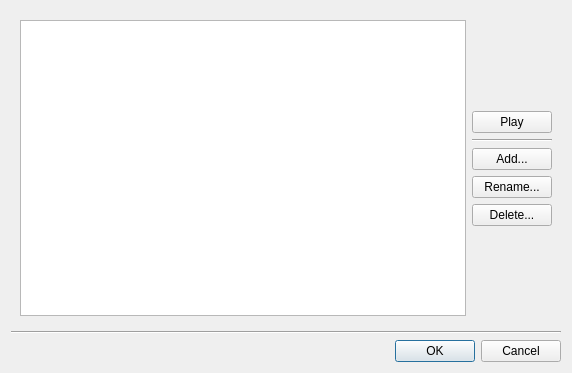
<?xml version="1.0" encoding="UTF-8"?>
<ui version="4.0">
 <class>QnNotificationSoundManagerDialog</class>
 <widget class="QDialog" name="QnNotificationSoundManagerDialog">
  <property name="geometry">
   <rect>
    <x>0</x>
    <y>0</y>
    <width>572</width>
    <height>373</height>
   </rect>
  </property>
  <property name="windowTitle">
   <string>Notification Sounds</string>
  </property>
  <property name="modal">
   <bool>true</bool>
  </property>
  <layout class="QVBoxLayout" name="verticalLayout_2">
   <item>
    <widget class="QWidget" name="widget" native="true">
     <layout class="QHBoxLayout" name="horizontalLayout">
      <item>
       <widget class="QListView" name="listView"/>
      </item>
      <item>
       <layout class="QVBoxLayout" name="verticalLayout">
        <item>
         <spacer name="verticalSpacer_2">
          <property name="orientation">
           <enum>Qt::Vertical</enum>
          </property>
          <property name="sizeHint" stdset="0">
           <size>
            <width>20</width>
            <height>40</height>
           </size>
          </property>
         </spacer>
        </item>
        <item>
         <widget class="QPushButton" name="playButton">
          <property name="text">
           <string>Play</string>
          </property>
         </widget>
        </item>
        <item>
         <widget class="Line" name="line">
          <property name="orientation">
           <enum>Qt::Horizontal</enum>
          </property>
         </widget>
        </item>
        <item>
         <widget class="QPushButton" name="addButton">
          <property name="text">
           <string>Add...</string>
          </property>
         </widget>
        </item>
        <item>
         <widget class="QPushButton" name="renameButton">
          <property name="text">
           <string>Rename...</string>
          </property>
         </widget>
        </item>
        <item>
         <widget class="QPushButton" name="deleteButton">
          <property name="text">
           <string>Delete...</string>
          </property>
         </widget>
        </item>
        <item>
         <spacer name="verticalSpacer">
          <property name="orientation">
           <enum>Qt::Vertical</enum>
          </property>
          <property name="sizeHint" stdset="0">
           <size>
            <width>20</width>
            <height>40</height>
           </size>
          </property>
         </spacer>
        </item>
       </layout>
      </item>
     </layout>
    </widget>
   </item>
   <item>
    <widget class="Line" name="line_2">
     <property name="orientation">
      <enum>Qt::Horizontal</enum>
     </property>
    </widget>
   </item>
   <item>
    <widget class="QDialogButtonBox" name="buttonBox">
     <property name="orientation">
      <enum>Qt::Horizontal</enum>
     </property>
     <property name="standardButtons">
      <set>QDialogButtonBox::Cancel|QDialogButtonBox::Ok</set>
     </property>
    </widget>
   </item>
  </layout>
 </widget>
 <tabstops>
  <tabstop>playButton</tabstop>
  <tabstop>addButton</tabstop>
  <tabstop>deleteButton</tabstop>
  <tabstop>buttonBox</tabstop>
 </tabstops>
 <resources>
  <include location="../../../x64/build/client.qrc"/>
 </resources>
 <connections/>
</ui>
